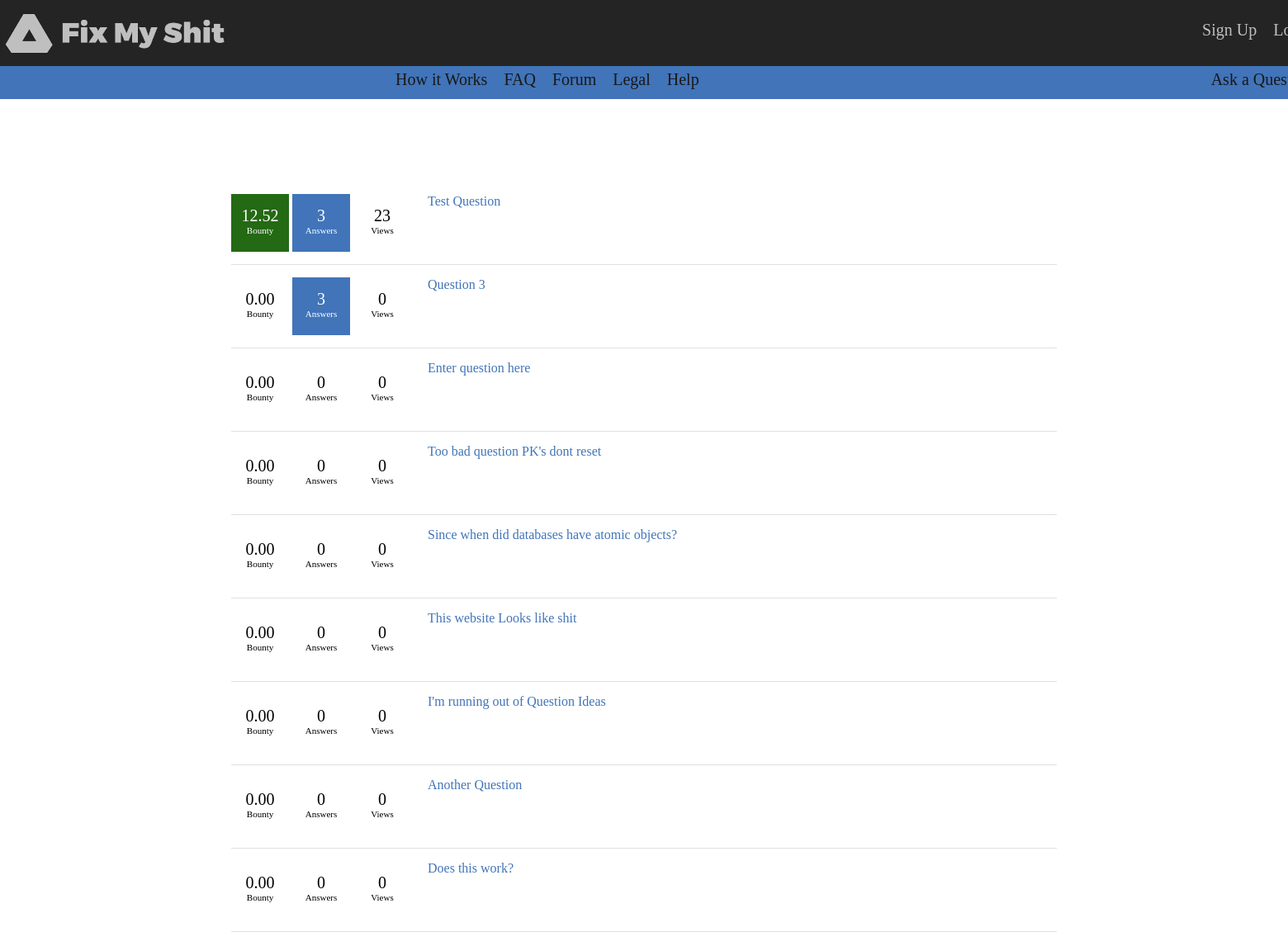
The page / on the database its author committed.
### QA/models.py (models this page shows, shortened)
class TimeStampedModel(models.Model):
    created = models.DateTimeField(auto_now_add=True)
    modified = models.DateTimeField(auto_now=True)
    class Meta:
        abstract = True

class Question(TimeStampedModel):
    title = models.CharField(default='empty', max_length=100)
    detail_text = models.CharField(max_length=500)
    answers = models.IntegerField(default=0)
    views = models.IntegerField(default=0)
    bounty = models.FloatField(default=0)
    isAnswered = models.BooleanField(default=0)

### QA/views.py (the view)
# urls.py: urlpatterns = [url(r'^$', views.IndexView.as_view(), name='index'),
class IndexView(generic.ListView):
    template_name = 'QA/index.html'
    context_object_name = 'latest_question_list'
    def get_queryset(self):
        return Question.objects.order_by('-modified')[:15]

### QA/templates/QA/index.html (shortened to what this page needs)
<!DOCTYPE html>
<html>
<head lang="en">
    <link rel="stylesheet" type="text/css" href="./static/css/style.css" />
    <link rel="stylesheet" type="text/css" href="./static/css/navBar.css" />
</head>
<body>
    <div class="navBar">
        <div id="navBarTop" class="navBar">
            <div class="barContainer">
                <img src="./static/img/logoTitle.png" alt="Logo" id="logo" height="62" width="300" style="float:left;">
                <a class="barLink topLink" href="{% url 'QA:ask_question' %}">Login</a>
                <a class="barLink topLink" href="{% url 'QA:ask_question' %}">Sign Up</a>
            </div>
        </div>
        <div id="navBarBottom" class="navBar">
            <div class="barContainer">
                <a class="barLink bottomLink" href="{% url 'QA:ask_question' %}">Ask a Question</a>
                <div id="linkContainer">
                    <a class="barLink bottomLink" href="{% url 'QA:ask_question' %}">Help</a>
                    <a class="barLink bottomLink" href="{% url 'QA:ask_question' %}">Legal</a>
                    <a class="barLink bottomLink" href="{% url 'QA:ask_question' %}">Forum</a>
                    <a class="barLink bottomLink" href="{% url 'QA:ask_question' %}">FAQ</a>
                    <a class="barLink bottomLink" href="{% url 'QA:ask_question' %}">How it Works </a>
                </div>
            </div>
        </div>
    </div>
    <div id="wrapper">
        <div>
            {% if latest_question_list %}
                {% for question in latest_question_list %}
                    <div id="questionTab">
                        <div id="qInfo">
                            {% if question.bounty > 0 %}
                                <div class="infoSquare bountyGreen">
                                    <div class="topInfo">
                                        {{question.bounty|floatformat:2 }}
                                    </div>
                                    <div class="bottomInfo">
                                        Bounty
                                    </div>
                                </div>
                            {% else %}
                                <div class="infoSquare">
                                    <div class="topInfo">
                                        {{question.bounty|floatformat:2 }}
                                    </div>
                                    <div class="bottomInfo">
                                        Bounty
                                    </div>
                                </div>
                            {% endif%}
                            {% if question.isAnswered %}
                                <div class="infoSquare answersBlue">
                                    <div class="topInfo">
                                        {{question.answers}}
                                    </div>
                                    <div class="bottomInfo">
                                        Answers
                                    </div>
                                </div>
                            {% else %}
                                <div class="infoSquare">
                                    <div class="topInfo">
                                        {{question.answers}}
                                    </div>
                                    <div class="bottomInfo">
                                        Answers
                                    </div>
                                </div>
                            {% endif %}
                            <div class="infoSquare">
                                <div class="topInfo">
                                    {{question.views}}
                                </div>
                                <div class="bottomInfo">
                                    Views
                                </div>
                            </div>
                        </div>
                        <div id="qTitle">
                            <a href="{% url 'QA:question' question.id %}">{{ question.title}}</a>
                        </div>
                    </div>
                {% endfor %}
            {% else %}
                <p>No Questions are available.</p>
            {% endif %}
        </div>
    </div>
</body>
</html>

### fixMyShit/static/css/style.css (style rules this page uses)
body { margin: 0; padding: 0; }
#wrapper { margin:0px auto; width:1000px; padding: 100px 0px 0px 0px; font-family: montserrat; }
#questionTab { width: 1000px; float: left; overflow: hidden; padding: 15px 0px; display: block; overflow:hidden; border-bottom:1px solid #e0e0e0; }
#qInfo { margin:0px 20px 0px 0px; padding:0px; border:0px; float:left; vertical-align: top; }
#qTitle { float: left; width: 520px; padding: 0px; display: inline-block; vertical-align: top; }
#qTitle a { text-decoration: none; color:#4174b9; }
.infoSquare { width:70px; height:70px; margin:0px; padding: 0px; text-align:center; display: inline-block; font-size: 11px; vertical-align: top; }
.bountyGreen { background-color: #246914; color: #ffffff; }
.answersBlue { background:#4174b9; color: #ffffff; }
.topInfo { padding-top: 15px; font-size: 20px; }

### fixMyShit/static/css/navBar.css (style rules this page uses)
.navBar { width:100%; min-width: 1600px; padding: 0px; margin :0px; }
#navBarTop { background:#242424; height:80px; }
#navBarBottom { background:#4174b9; height:40px; }
.barContainer { width:1600px; margin:0px auto; font-family: montserratBold; color:#bfbfbf; font-size: 20px; }
#logo { padding-top: 10px }
.barLink { float:right; color:#bfbfbf; text-decoration: none; }
.topLink { font-size:20px; padding: 25px 10px 25px 10px; }
.bottomLink { color: #181818; padding: 5px 10px 10px 10px; }
#linkContainer { float:right; padding-right: 600px; }

### rows shown on the page
Question: bounty "12.52", answers "3", views "23", title "Test Question"
Question: bounty "0.00", answers "3", views "0", title "Question 3"
Question: bounty "0.00", answers "0", views "0", title "Enter question here"
Question: bounty "0.00", answers "0", views "0", title "Too bad question PK's dont reset"
Question: bounty "0.00", answers "0", views "0", title "Since when did databases have atomic objects?"
Question: bounty "0.00", answers "0", views "0", title "This website Looks like shit"
Question: bounty "0.00", answers "0", views "0", title "I'm running out of Question Ideas"
Question: bounty "0.00", answers "0", views "0", title "Another Question"
Question: bounty "0.00", answers "0", views "0", title "Does this work?"
